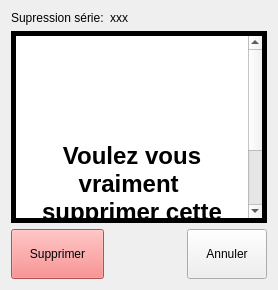
      <widget class="QWidget" name="page_2">
       <layout class="QGridLayout" name="gridLayout_4">
        <item row="0" column="0">
         <widget class="QLabel" name="label_22">
          <property name="text">
           <string>Supression série:</string>
          </property>
         </widget>
        </item>
        <item row="3" column="0">
         <widget class="QPushButton" name="validerSuppressionSerie">
          <property name="minimumSize">
           <size>
            <width>0</width>
            <height>50</height>
           </size>
          </property>
          <property name="palette">
           <palette>
            <active>
             <colorrole role="WindowText">
              <brush brushstyle="SolidPattern">
               <color alpha="255">
                <red>0</red>
                <green>0</green>
                <blue>0</blue>
               </color>
              </brush>
             </colorrole>
             <colorrole role="Button">
              <brush brushstyle="SolidPattern">
               <color alpha="255">
                <red>245</red>
                <green>115</green>
                <blue>115</blue>
               </color>
              </brush>
             </colorrole>
             <colorrole role="Light">
              <brush brushstyle="SolidPattern">
               <color alpha="255">
                <red>255</red>
                <green>232</green>
                <blue>232</blue>
               </color>
              </brush>
             </colorrole>
             <colorrole role="Midlight">
              <brush brushstyle="SolidPattern">
               <color alpha="255">
                <red>250</red>
                <green>173</green>
                <blue>173</blue>
               </color>
              </brush>
             </colorrole>
             <colorrole role="Dark">
              <brush brushstyle="SolidPattern">
               <color alpha="255">
                <red>122</red>
                <green>57</green>
                <blue>57</blue>
               </color>
              </brush>
             </colorrole>
             <colorrole role="Mid">
              <brush brushstyle="SolidPattern">
               <color alpha="255">
                <red>163</red>
                <green>77</green>
                <blue>77</blue>
               </color>
              </brush>
             </colorrole>
             <colorrole role="Text">
              <brush brushstyle="SolidPattern">
               <color alpha="255">
                <red>0</red>
                <green>0</green>
                <blue>0</blue>
               </color>
              </brush>
             </colorrole>
             <colorrole role="BrightText">
              <brush brushstyle="SolidPattern">
               <color alpha="255">
                <red>255</red>
                <green>255</green>
                <blue>255</blue>
               </color>
              </brush>
             </colorrole>
             <colorrole role="ButtonText">
              <brush brushstyle="SolidPattern">
               <color alpha="255">
                <red>0</red>
                <green>0</green>
                <blue>0</blue>
               </color>
              </brush>
             </colorrole>
             <colorrole role="Base">
              <brush brushstyle="SolidPattern">
               <color alpha="255">
                <red>255</red>
                <green>255</green>
                <blue>255</blue>
               </color>
              </brush>
             </colorrole>
             <colorrole role="Window">
              <brush brushstyle="SolidPattern">
               <color alpha="255">
                <red>245</red>
                <green>115</green>
                <blue>115</blue>
               </color>
              </brush>
             </colorrole>
             <colorrole role="Shadow">
              <brush brushstyle="SolidPattern">
               <color alpha="255">
                <red>0</red>
                <green>0</green>
                <blue>0</blue>
               </color>
              </brush>
             </colorrole>
             <colorrole role="AlternateBase">
              <brush brushstyle="SolidPattern">
               <color alpha="255">
                <red>250</red>
                <green>185</green>
                <blue>185</blue>
               </color>
              </brush>
             </colorrole>
             <colorrole role="ToolTipBase">
              <brush brushstyle="SolidPattern">
               <color alpha="255">
                <red>255</red>
                <green>255</green>
                <blue>220</blue>
               </color>
              </brush>
             </colorrole>
             <colorrole role="ToolTipText">
              <brush brushstyle="SolidPattern">
               <color alpha="255">
                <red>0</red>
                <green>0</green>
                <blue>0</blue>
               </color>
              </brush>
             </colorrole>
            </active>
            <inactive>
             <colorrole role="WindowText">
              <brush brushstyle="SolidPattern">
               <color alpha="255">
                <red>0</red>
                <green>0</green>
                <blue>0</blue>
               </color>
              </brush>
             </colorrole>
             <colorrole role="Button">
              <brush brushstyle="SolidPattern">
               <color alpha="255">
                <red>245</red>
                <green>115</green>
                <blue>115</blue>
               </color>
              </brush>
             </colorrole>
             <colorrole role="Light">
              <brush brushstyle="SolidPattern">
               <color alpha="255">
                <red>255</red>
                <green>232</green>
                <blue>232</blue>
               </color>
              </brush>
             </colorrole>
             <colorrole role="Midlight">
              <brush brushstyle="SolidPattern">
               <color alpha="255">
                <red>250</red>
                <green>173</green>
                <blue>173</blue>
               </color>
              </brush>
             </colorrole>
             <colorrole role="Dark">
              <brush brushstyle="SolidPattern">
               <color alpha="255">
                <red>122</red>
                <green>57</green>
                <blue>57</blue>
               </color>
              </brush>
             </colorrole>
             <colorrole role="Mid">
              <brush brushstyle="SolidPattern">
               <color alpha="255">
                <red>163</red>
                <green>77</green>
                <blue>77</blue>
               </color>
              </brush>
             </colorrole>
             <colorrole role="Text">
              <brush brushstyle="SolidPattern">
               <color alpha="255">
                <red>0</red>
                <green>0</green>
                <blue>0</blue>
               </color>
              </brush>
             </colorrole>
             <colorrole role="BrightText">
              <brush brushstyle="SolidPattern">
               <color alpha="255">
                <red>255</red>
                <green>255</green>
                <blue>255</blue>
               </color>
              </brush>
             </colorrole>
             <colorrole role="ButtonText">
              <brush brushstyle="SolidPattern">
               <color alpha="255">
                <red>0</red>
                <green>0</green>
                <blue>0</blue>
               </color>
              </brush>
             </colorrole>
             <colorrole role="Base">
              <brush brushstyle="SolidPattern">
               <color alpha="255">
                <red>255</red>
                <green>255</green>
                <blue>255</blue>
               </color>
              </brush>
             </colorrole>
             <colorrole role="Window">
              <brush brushstyle="SolidPattern">
               <color alpha="255">
                <red>245</red>
                <green>115</green>
                <blue>115</blue>
               </color>
              </brush>
             </colorrole>
             <colorrole role="Shadow">
              <brush brushstyle="SolidPattern">
               <color alpha="255">
                <red>0</red>
                <green>0</green>
                <blue>0</blue>
               </color>
              </brush>
             </colorrole>
             <colorrole role="AlternateBase">
              <brush brushstyle="SolidPattern">
               <color alpha="255">
                <red>250</red>
                <green>185</green>
                <blue>185</blue>
               </color>
              </brush>
             </colorrole>
             <colorrole role="ToolTipBase">
              <brush brushstyle="SolidPattern">
               <color alpha="255">
                <red>255</red>
                <green>255</green>
                <blue>220</blue>
               </color>
              </brush>
             </colorrole>
             <colorrole role="ToolTipText">
              <brush brushstyle="SolidPattern">
               <color alpha="255">
                <red>0</red>
                <green>0</green>
                <blue>0</blue>
               </color>
              </brush>
             </colorrole>
            </inactive>
            <disabled>
             <colorrole role="WindowText">
              <brush brushstyle="SolidPattern">
               <color alpha="255">
                <red>122</red>
                <green>57</green>
                <blue>57</blue>
               </color>
              </brush>
             </colorrole>
             <colorrole role="Button">
              <brush brushstyle="SolidPattern">
               <color alpha="255">
                <red>245</red>
                <green>115</green>
                <blue>115</blue>
               </color>
              </brush>
             </colorrole>
             <colorrole role="Light">
              <brush brushstyle="SolidPattern">
               <color alpha="255">
                <red>255</red>
                <green>232</green>
                <blue>232</blue>
               </color>
              </brush>
             </colorrole>
             <colorrole role="Midlight">
              <brush brushstyle="SolidPattern">
               <color alpha="255">
                <red>250</red>
                <green>173</green>
                <blue>173</blue>
               </color>
              </brush>
             </colorrole>
             <colorrole role="Dark">
              <brush brushstyle="SolidPattern">
               <color alpha="255">
                <red>122</red>
                <green>57</green>
                <blue>57</blue>
               </color>
              </brush>
             </colorrole>
             <colorrole role="Mid">
              <brush brushstyle="SolidPattern">
               <color alpha="255">
                <red>163</red>
                <green>77</green>
                <blue>77</blue>
               </color>
              </brush>
             </colorrole>
             <colorrole role="Text">
              <brush brushstyle="SolidPattern">
               <color alpha="255">
                <red>122</red>
                <green>57</green>
                <blue>57</blue>
               </color>
              </brush>
             </colorrole>
             <colorrole role="BrightText">
              <brush brushstyle="SolidPattern">
               <color alpha="255">
                <red>255</red>
                <green>255</green>
                <blue>255</blue>
               </color>
              </brush>
             </colorrole>
             <colorrole role="ButtonText">
              <brush brushstyle="SolidPattern">
               <color alpha="255">
                <red>122</red>
                <green>57</green>
                <blue>57</blue>
               </color>
              </brush>
             </colorrole>
             <colorrole role="Base">
              <brush brushstyle="SolidPattern">
               <color alpha="255">
                <red>245</red>
                <green>115</green>
                <blue>115</blue>
               </color>
              </brush>
             </colorrole>
             <colorrole role="Window">
              <brush brushstyle="SolidPattern">
               <color alpha="255">
                <red>245</red>
                <green>115</green>
                <blue>115</blue>
               </color>
              </brush>
             </colorrole>
             <colorrole role="Shadow">
              <brush brushstyle="SolidPattern">
               <color alpha="255">
                <red>0</red>
                <green>0</green>
                <blue>0</blue>
               </color>
              </brush>
             </colorrole>
             <colorrole role="AlternateBase">
              <brush brushstyle="SolidPattern">
               <color alpha="255">
                <red>245</red>
                <green>115</green>
                <blue>115</blue>
               </color>
              </brush>
             </colorrole>
             <colorrole role="ToolTipBase">
              <brush brushstyle="SolidPattern">
               <color alpha="255">
                <red>255</red>
                <green>255</green>
                <blue>220</blue>
               </color>
              </brush>
             </colorrole>
             <colorrole role="ToolTipText">
              <brush brushstyle="SolidPattern">
               <color alpha="255">
                <red>0</red>
                <green>0</green>
                <blue>0</blue>
               </color>
              </brush>
             </colorrole>
            </disabled>
           </palette>
          </property>
          <property name="text">
           <string>Supprimer</string>
          </property>
         </widget>
        </item>
        <item row="1" column="0" colspan="3">
         <widget class="QTextBrowser" name="textBrowser">
          <property name="frameShape">
           <enum>QFrame::Box</enum>
          </property>
          <property name="frameShadow">
           <enum>QFrame::Plain</enum>
          </property>
          <property name="lineWidth">
           <number>5</number>
          </property>
          <property name="html">
           <string>&lt;!DOCTYPE HTML PUBLIC &quot;-//W3C//DTD HTML 4.0//EN&quot; &quot;http://www.w3.org/TR/REC-html40/strict.dtd&quot;&gt;
&lt;html&gt;&lt;head&gt;&lt;meta name=&quot;qrichtext&quot; content=&quot;1&quot; /&gt;&lt;style type=&quot;text/css&quot;&gt;
p, li { white-space: pre-wrap; }
&lt;/style&gt;&lt;/head&gt;&lt;body style=&quot; font-family:'Century Schoolbook L'; font-size:12pt; font-weight:600; font-style:normal;&quot;&gt;
&lt;p align=&quot;center&quot; style=&quot;-qt-paragraph-type:empty; margin-top:0px; margin-bottom:0px; margin-left:0px; margin-right:0px; -qt-block-indent:0; text-indent:0px; font-family:'Ubuntu'; font-size:11pt; font-weight:400;&quot;&gt;&lt;br /&gt;&lt;/p&gt;
&lt;p align=&quot;center&quot; style=&quot;-qt-paragraph-type:empty; margin-top:0px; margin-bottom:0px; margin-left:0px; margin-right:0px; -qt-block-indent:0; text-indent:0px; font-family:'Ubuntu'; font-size:18pt;&quot;&gt;&lt;br /&gt;&lt;/p&gt;
&lt;p align=&quot;center&quot; style=&quot;-qt-paragraph-type:empty; margin-top:0px; margin-bottom:0px; margin-left:0px; margin-right:0px; -qt-block-indent:0; text-indent:0px; font-family:'Ubuntu'; font-size:18pt;&quot;&gt;&lt;br /&gt;&lt;/p&gt;
&lt;p align=&quot;center&quot; style=&quot;-qt-paragraph-type:empty; margin-top:0px; margin-bottom:0px; margin-left:0px; margin-right:0px; -qt-block-indent:0; text-indent:0px; font-family:'Ubuntu'; font-size:18pt;&quot;&gt;&lt;br /&gt;&lt;/p&gt;
&lt;p align=&quot;center&quot; style=&quot; margin-top:0px; margin-bottom:0px; margin-left:0px; margin-right:0px; -qt-block-indent:0; text-indent:0px;&quot;&gt;&lt;span style=&quot; font-family:'Ubuntu'; font-size:18pt;&quot;&gt;Voulez vous vraiment &lt;/span&gt;&lt;/p&gt;
&lt;p align=&quot;center&quot; style=&quot; margin-top:0px; margin-bottom:0px; margin-left:0px; margin-right:0px; -qt-block-indent:0; text-indent:0px;&quot;&gt;&lt;span style=&quot; font-family:'Ubuntu'; font-size:18pt;&quot;&gt;supprimer cette série &lt;/span&gt;&lt;/p&gt;
&lt;p align=&quot;center&quot; style=&quot; margin-top:0px; margin-bottom:0px; margin-left:0px; margin-right:0px; -qt-block-indent:0; text-indent:0px;&quot;&gt;&lt;span style=&quot; font-family:'Ubuntu'; font-size:18pt;&quot;&gt;et le pattern correspondant?&lt;/span&gt;&lt;/p&gt;&lt;/body&gt;&lt;/html&gt;</string>
          </property>
         </widget>
        </item>
        <item row="3" column="2">
         <widget class="QPushButton" name="annulerSuppressionSerie">
          <property name="minimumSize">
           <size>
            <width>0</width>
            <height>50</height>
           </size>
          </property>
          <property name="text">
           <string>Annuler</string>
          </property>
         </widget>
        </item>
        <item row="3" column="1">
         <spacer name="horizontalSpacer_6">
          <property name="orientation">
           <enum>Qt::Horizontal</enum>
          </property>
          <property name="sizeType">
           <enum>QSizePolicy::Maximum</enum>
          </property>
          <property name="sizeHint" stdset="0">
           <size>
            <width>40</width>
            <height>20</height>
           </size>
          </property>
         </spacer>
        </item>
        <item row="0" column="1" colspan="2">
         <widget class="QLabel" name="nomSerieASupprimer">
          <property name="text">
           <string>xxx</string>
          </property>
         </widget>
        </item>
       </layout>
      </widget>
